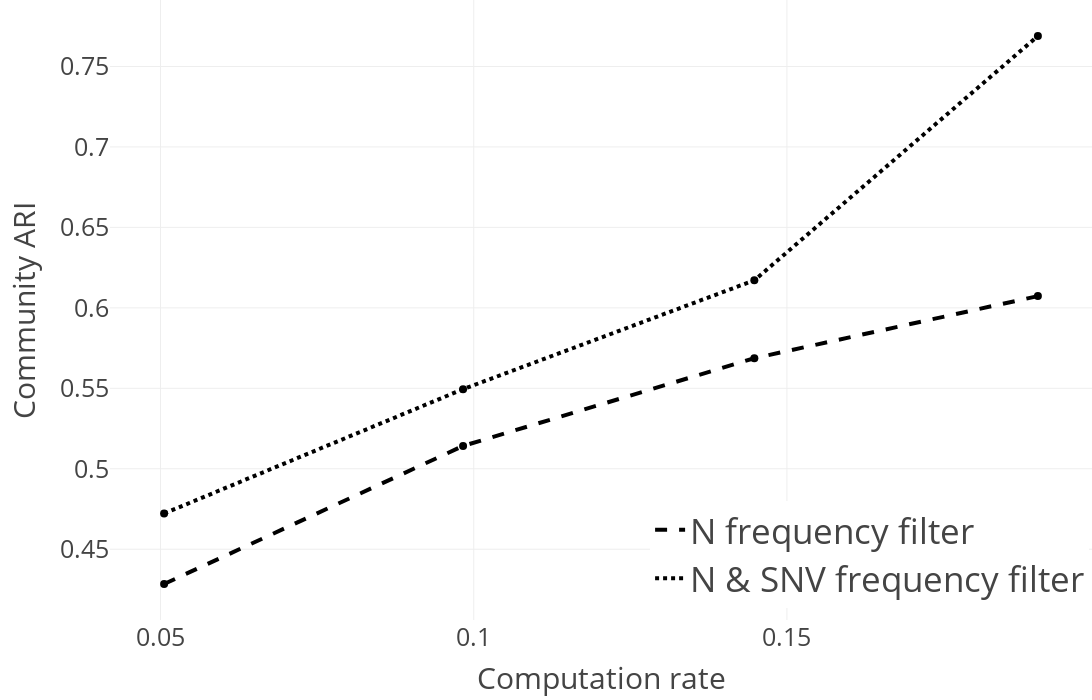

Source (notebook cell):
### Markdown cell above
### Community ARI for different filters and computation rates using breadth search

### Code cell
sub_fig = get_computation_rate_plot("adjusted_rand_index", breadth_search_evaluation, "Community ARI", legend=dict(
            x=0.55,
            y=0.02,
            xanchor="left",
            yanchor="bottom",
            font=dict(size=35),
        ))
sub_fig.show()

### Figure 1 — Plotly figure (JSON) as saved in the notebook; plotly's stock layout.template omitted (floating-point values rounded to 4 significant figures)
{"data": [{"line": {"color": "black", "dash": "dash", "width": 4}, "mode": "lines", "name": "N frequency filter", "type": "scatter", "x": [0.05056, 0.0983, 0.1448, 0.1901], "y": [0.4284, 0.5142, 0.5687, 0.6073]}, {"marker": {"color": "black", "size": 8, "symbol": "circle"}, "mode": "markers", "showlegend": false, "text": "", "type": "scatter", "x": [0.05056], "y": [0.4284]}, {"marker": {"color": "black", "size": 8, "symbol": "circle"}, "mode": "markers", "showlegend": false, "text": "", "type": "scatter", "x": [0.0983], "y": [0.5142]}, {"marker": {"color": "black", "size": 8, "symbol": "circle"}, "mode": "markers", "showlegend": false, "text": "", "type": "scatter", "x": [0.1448], "y": [0.5687]}, {"marker": {"color": "black", "size": 8, "symbol": "circle"}, "mode": "markers", "showlegend": false, "text": "", "type": "scatter", "x": [0.1901], "y": [0.6073]}, {"line": {"color": "black", "dash": "dot", "width": 4}, "mode": "lines", "name": "N & SNV frequency filter", "type": "scatter", "x": [0.05056, 0.0983, 0.1448, 0.1901], "y": [0.4722, 0.5495, 0.6171, 0.7689]}, {"marker": {"color": "black", "size": 8, "symbol": "circle"}, "mode": "markers", "showlegend": false, "text": "", "type": "scatter", "x": [0.05056], "y": [0.4722]}, {"marker": {"color": "black", "size": 8, "symbol": "circle"}, "mode": "markers", "showlegend": false, "text": "", "type": "scatter", "x": [0.0983], "y": [0.5495]}, {"marker": {"color": "black", "size": 8, "symbol": "circle"}, "mode": "markers", "showlegend": false, "text": "", "type": "scatter", "x": [0.1448], "y": [0.6171]}, {"marker": {"color": "black", "size": 8, "symbol": "circle"}, "mode": "markers", "showlegend": false, "text": "", "type": "scatter", "x": [0.1901], "y": [0.7689]}], "layout": {"font": {"size": 25}, "height": 700, "legend": {"font": {"size": 35}, "x": 0.55, "xanchor": "left", "y": 0.02, "yanchor": "bottom"}, "margin": {"b": 80, "l": 110, "r": 0, "t": 0}, "width": 1200, "xaxis": {"autorange": true, "range": [0.04202, 0.1986], "tickmode": "array", "tickvals": [0.05, 0.1, 0.15, 0.2], "title": {"text": "Computation rate"}, "type": "linear"}, "yaxis": {"autorange": true, "range": [0.406, 0.7913], "title": {"text": "Community ARI"}, "type": "linear"}}}
